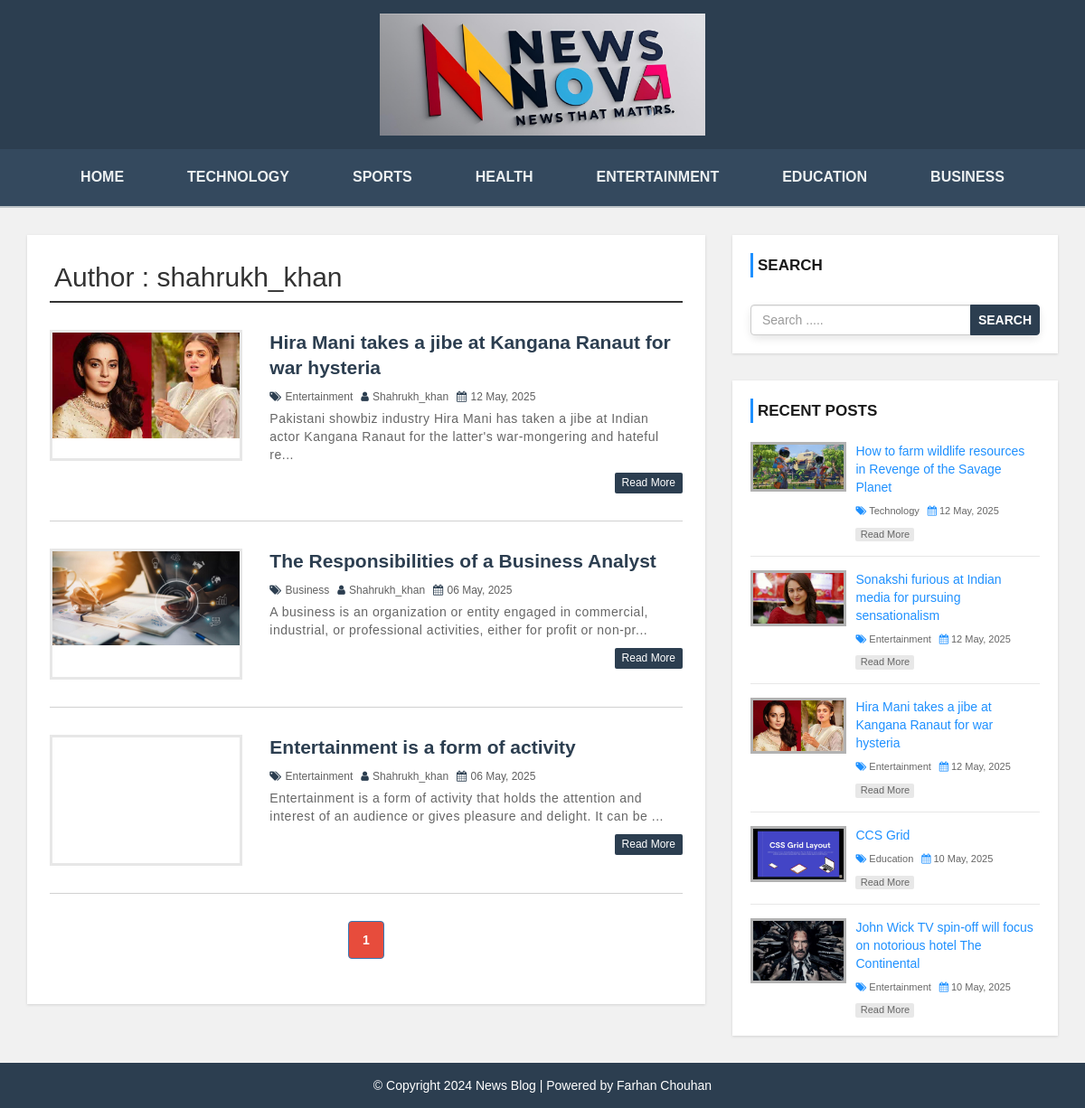
Screenshot of /author.php?id=3 with the database file from the repository.
### tables this page shows
CREATE TABLE `settings` (
  `website_name` varchar(100) NOT NULL,
  `logo` varchar(100) NOT NULL,
  `footer_desc` varchar(255) NOT NULL
);

CREATE TABLE `category` (
  `category_id` int(11) NOT NULL,
  `category_name` varchar(100) NOT NULL,
  `post` int(11) DEFAULT 0
);

CREATE TABLE `users` (
  `user_id` int(11) NOT NULL,
  `first_name` varchar(100) NOT NULL,
  `last_name` varchar(100) NOT NULL,
  `username` varchar(100) NOT NULL,
  `password` varchar(255) NOT NULL,
  `role` tinyint(1) NOT NULL CHECK (`role` in (0,1))
);

CREATE TABLE `post` (
  `post_id` int(11) NOT NULL,
  `title` varchar(255) NOT NULL,
  `description` text NOT NULL,
  `category` int(11) NOT NULL,
  `post_date` varchar(50) NOT NULL,
  `author` int(11) NOT NULL,
  `post_img` varchar(255) DEFAULT NULL
);

### config.php (called while the page is built, shortened)
<?php
$hostname = "http://localhost/news-blog";
?>

### author.php (the view, shortened to what this page needs)
<?php include 'header.php'; ?>
    <div id="main-content">
      <div class="container">
        <div class="row">
            <div class="col-md-8">
                <div class="post-container">
                <?php
                $author_id = $_GET['id'];
                $sql3 = "SELECT username FROM users WHERE user_id = {$author_id}";
                $result3 = mysqli_query($conn,$sql3) or die("Query Failed : SELECT AUTHOR NAME");
                if(mysqli_num_rows($result3) > 0) {
                    $row = mysqli_fetch_assoc($result3);
                    echo '<h2 class="page-heading">Author : '.$row['username'].'</h2>';
                }
                ?>
                  <?php
                    include "config.php";
                    $page = $_GET['page'] ?? 1;
                    $limit = 6;
                    $offset = ($page - 1) * $limit;
                    $sql = "SELECT post_id, title, description, post_date, category.category_name, users.username, post_img, category, author
                    FROM post
                    LEFT JOIN category ON post.category = category.category_id
                    LEFT JOIN users ON post.author = users.user_id
                    WHERE author = {$author_id}
                    ORDER BY post_id DESC LIMIT {$offset},{$limit}";
                    $result = mysqli_query($conn,$sql) or die("Query Failed.");
                    if(mysqli_num_rows($result) > 0 ){
                        while($row = mysqli_fetch_assoc($result)){
                    ?>
                        <div class="post-content">
                            <div class="row">
                                <div class="col-md-4">
                                    <a class="post-img" href="single.php?id=<?php echo $row['post_id']?>"><img src="admin/upload/<?php echo $row['post_img']?>" alt=""/></a>
                                </div>
                                <div class="col-md-8">
                                    <div class="inner-content clearfix">
                                        <h3><a href='single.php?id=<?php echo $row['post_id']?>'><?php echo $row['title']?></a></h3>
                                        <div class="post-information">
                                            <span>
                                                <i class="fa fa-tags" aria-hidden="true"></i>
                                                <a href='category.php?cid=<?php echo $row['category']?>'><?php echo $row['category_name']?></a>
                                            </span>
                                            <span>
                                                <i class="fa fa-user" aria-hidden="true"></i>
                                                <a href='author.php?id=<?php echo $row['author']?>'><?php echo $row['username']?></a>
                                            </span>
                                            <span>
                                                <i class="fa fa-calendar" aria-hidden="true"></i>
                                                <?php echo $row['post_date']?>
                                            </span>
                                        </div>
                                        <p class="description">
                                        <?php echo substr($row['description'],0,130).'...'?>
                                        </p>
                                        <a class='read-more pull-right' href='single.php?id=<?php echo $row['post_id']?>'>read more</a>
                                    </div>
                                </div>
                            </div>
                        </div>
                        <?php
                        }
                    }
                    $sql2 = "SELECT * FROM post WHERE author = {$author_id}";
                    $result2 = mysqli_query($conn,$sql2) or die("Query Failed.");
                    if(mysqli_num_rows($result2) > 0 ) {
                        $limit = 6;
                        $total_page = ceil((mysqli_num_rows($result2)) / $limit);
                        $page = $_GET['page'] ?? 1;
                        echo "<ul class='pagination'>";
                        for ($i = 1; $i <= $total_page; $i++) {
                            $active = ($page == $i) ? "active" : "";
                            echo '<li class="' . $active . '"><a href="author.php?id=' . $author_id . '&page=' . $i . '">' . $i . '</a></li>';
                        }
                        echo "</ul>";
                    }
                    ?>
                </div>
            </div>
            <?php include 'sidebar.php'; ?>
        </div>
      </div>
    </div>
<?php include 'footer.php'; ?>

### header.php (shortened to what this page needs)
<?php
include "config.php";
?>
<!DOCTYPE html>
<html lang="en">
<head>
    <link rel="stylesheet" href="css/bootstrap.min.css" />
    <link rel="stylesheet" href="css/font-awesome.css">
    <link rel="stylesheet" href="css/style.css">
</head>
<body>
<div id="header">
    <div class="container">
        <div class="row">
            <div class=" col-md-offset-4 col-md-4">
            <?php
                include "config.php";
                $sql = "SELECT * FROM settings";
                $result = mysqli_query($conn,$sql) or die("Query Failed");
                if(mysqli_num_rows($result) > 0) {
                     while($row = mysqli_fetch_assoc($result)){
                        if($row['logo'] == ""){
                            echo '<h1><a href="'.$hostname.'">'.$row['website_name'].'</a></h1>';
                        }else {
                            echo '<a href="'.$hostname.'"><img class="logo" src="admin/images/'.$row['logo'].'"></a>';
                        }
                    }
                }
            ?>
            </div>
        </div>
    </div>
</div>
<div id="menu-bar">
    <div class="container">
        <div class="row">
            <div class="col-md-12">
                <?php
                include "config.php";
                $cat_id = $_GET['cid'] ?? null;
                $sql = "SELECT * FROM category WHERE post > 0";
                $result = mysqli_query($conn,$sql) or die("Query Failed : Category");
                if(mysqli_num_rows($result) > 0) {
                    echo "<ul class='menu'>";
                    echo "<li><a href='$hostname'>Home</a></li>";
                    while($row = mysqli_fetch_assoc($result)){
                        $active = ($row['category_id'] == $cat_id) ? "active" : "";
                        echo "<li><a class='{$active}' href='category.php?cid={$row['category_id']}'>{$row['category_name']}</a></li>";
                    }
                    echo "</ul>";
                }
                ?>
            </div>
        </div>
    </div>
</div>

### sidebar.php
<div id="sidebar" class="col-md-4">
    <div class="search-box-container">
        <h4>Search</h4>
        <form class="search-post" action="search.php" method ="GET">
            <div class="input-group">
                <input type="text" name="search" class="form-control" placeholder="Search .....">
                <span class="input-group-btn">
                    <button type="submit" class="btn btn-danger">Search</button>
                </span>
            </div>
        </form>
    </div>
    <div class="recent-post-container">
        <h4>Recent Posts</h4>
        <?php
            include "config.php";
            $limit = 5;
            $sql = "SELECT post_id, title, post_date, category.category_name, post_img, category, author
                    FROM post
                    LEFT JOIN category ON post.category = category.category_id
                    LEFT JOIN users ON post.author = users.user_id
                    ORDER BY post_id DESC LIMIT {$limit}";
            $result = mysqli_query($conn,$sql) or die("Query Failed.");
                if(mysqli_num_rows($result) > 0 ){
                    while($row = mysqli_fetch_assoc($result)){
            ?>
        <div class="recent-post">
            <a class="post-img" href="single.php?id=<?php echo $row['post_id']?>">
                <img src="admin/upload/<?php echo $row['post_img']?>" alt=""/>
            </a>
            <div class="post-content">
                <h5><a href="single.php?id=<?php echo $row['post_id']?>"><?php echo $row['title']?></a></h5>
                <span>
                    <i class="fa fa-tags" aria-hidden="true"></i>
                    <a href='category.php?cid=<?php echo $row['category']?>'><?php echo $row['category_name']?></a>
                </span>
                <span>
                    <i class="fa fa-calendar" aria-hidden="true"></i>
                    <?php echo $row['post_date']?>
                </span>
                <a class="read-more" href="single.php?id=<?php echo $row['post_id']?>">read more</a>
            </div>
        </div>
        <?php
            }
        }
        ?>
    </div>
</div>

### footer.php
<div id ="footer">
    <div class="container">
        <div class="row">
            <div class="col-md-12">
                <?php
                include "config.php";
                $sql = "SELECT * FROM settings";
                $result = mysqli_query($conn,$sql) or die("Query Failed");
                if(mysqli_num_rows($result) > 0) {
                     while($row = mysqli_fetch_assoc($result)){
                        echo '<span>'.$row['footer_desc'].'</span>';
                     }
                }
                ?>
            </div>
        </div>
    </div>
</div>
</body>
</html>

### rows the page displays
settings: logo (picture), footer_desc "© Copyright 2024 News Blog | Powered by Farhan Chouhan"
category: category_name "TECHNOLOGY"
category: category_name "SPORTS"
category: category_name "HEALTH"
category: category_name "ENTERTAINMENT"
category: category_name "EDUCATION"
category: category_name "BUSINESS"
users: username "shahrukh_khan"
post: post_img (picture), title "Hira Mani takes a jibe at Kangana Ranaut for war hysteria", category.category_name "Entertainment", author.username "Shahrukh_khan", post_date "12 May, 2025", description "Pakistani showbiz industry Hira Mani has taken a jibe at Indian actor Kangana Ranaut for the latter's war-mongering and hateful re"
post: post_img (picture), title "The Responsibilities of a Business Analyst", category.category_name "Business", author.username "Shahrukh_khan", post_date "06 May, 2025", description "A business is an organization or entity engaged in commercial, industrial, or professional activities, either for profit or non-pr"
post: title "Entertainment is a form of activity", category.category_name "Entertainment", author.username "Shahrukh_khan", post_date "06 May, 2025", description "Entertainment is a form of activity that holds the attention and interest of an audience or gives pleasure and delight. It can be"
post: post_img (picture), title "How to farm wildlife resources in Revenge of the Savage Planet", category.category_name "Technology", post_date "12 May, 2025"
post: post_img (picture), title "Sonakshi furious at Indian media for pursuing sensationalism", category.category_name "Entertainment", post_date "12 May, 2025"
post: post_img (picture), title "CCS Grid", category.category_name "Education", post_date "10 May, 2025"
post: post_img (picture), title "John Wick TV spin-off will focus on notorious hotel The Continental", category.category_name "Entertainment", post_date "10 May, 2025"
